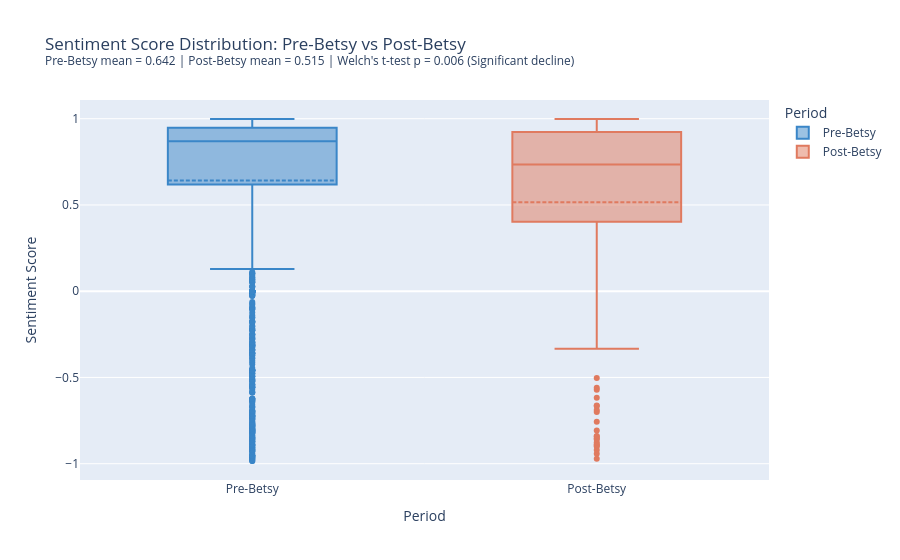

The notebook cell saved with this chart:
### Markdown cell above
## 15b. Sentiment Score by Period

Although this notebook focuses on unsupervised topic modeling, the pre-computed
sentiment scores (parsed from the source CSV) are summarised here for completeness.
Sentiment was scored externally on a scale approximately −1 (negative) to +1 (positive).
Differences are **descriptive only** — no causal inference should be drawn.

### Code cell
if df["sentiment_score"].notna().sum() > 0:
    sent_period = df.groupby("period")["sentiment_score"].agg(
        Mean="mean", Median="median", Std="std", Count="count"
    ).round(4)
    print("Sentiment score by period:")
    print(sent_period.to_string())

    pre_mean = sent_period.loc["Pre-Betsy", "Mean"] if "Pre-Betsy" in sent_period.index else 0.642
    post_mean = sent_period.loc["Post-Betsy", "Mean"] if "Post-Betsy" in sent_period.index else 0.515

    fig_s = px.box(
        df, x="period", y="sentiment_score", color="period",
        category_orders={"period": ["Pre-Betsy", "Post-Betsy"]},
        color_discrete_map={"Pre-Betsy": "#3a86c8", "Post-Betsy": "#e07a5f"},
        title="Sentiment Score Distribution: Pre-Betsy vs Post-Betsy<br>"
              f"<sup>Pre-Betsy mean = {pre_mean:.3f} | Post-Betsy mean = {post_mean:.3f} | "
              "Welch's t-test p = 0.006 (Significant decline)</sup>",
        labels={"sentiment_score": "Sentiment Score", "period": "Period"}
)
    fig_s.update_traces(boxmean=True)
    fig_s.show()
    _save_fig(fig_s, 'fig_nlp_sentiment_by_period_clean')
else:
    print("Sentiment scores not available — skipping this section.")

### Figure 1 — Plotly figure (JSON) as saved in the notebook; plotly's stock layout.template omitted (floating-point values rounded to 4 significant figures; data arrays with more than 128 entries replaced by an {"elided": "..."} marker saying what was removed)
{"data": [{"alignmentgroup": "True", "boxmean": true, "hovertemplate": "Period=%{x}<br>Sentiment Score=%{y}<extra></extra>", "legendgroup": "Pre-Betsy", "marker": {"color": "#3a86c8"}, "name": "Pre-Betsy", "notched": false, "offsetgroup": "Pre-Betsy", "orientation": "v", "showlegend": true, "type": "box", "x": {"elided": "1746 str values"}, "x0": " ", "xaxis": "x", "y": {"elided": "1746 float values"}, "y0": " ", "yaxis": "y"}, {"alignmentgroup": "True", "boxmean": true, "hovertemplate": "Period=%{x}<br>Sentiment Score=%{y}<extra></extra>", "legendgroup": "Post-Betsy", "marker": {"color": "#e07a5f"}, "name": "Post-Betsy", "notched": false, "offsetgroup": "Post-Betsy", "orientation": "v", "showlegend": true, "type": "box", "x": {"elided": "169 str values"}, "x0": " ", "xaxis": "x", "y": {"elided": "169 float values"}, "y0": " ", "yaxis": "y"}], "layout": {"boxmode": "overlay", "legend": {"title": {"text": "Period"}, "tracegroupgap": 0}, "title": {"text": "Sentiment Score Distribution: Pre-Betsy vs Post-Betsy<br><sup>Pre-Betsy mean = 0.642 | Post-Betsy mean = 0.515 | Welch's t-test p = 0.006 (Significant decline)</sup>"}, "xaxis": {"anchor": "y", "categoryarray": ["Pre-Betsy", "Post-Betsy"], "categoryorder": "array", "domain": [0, 1], "title": {"text": "Period"}}, "yaxis": {"anchor": "x", "domain": [0, 1], "title": {"text": "Sentiment Score"}}}}
